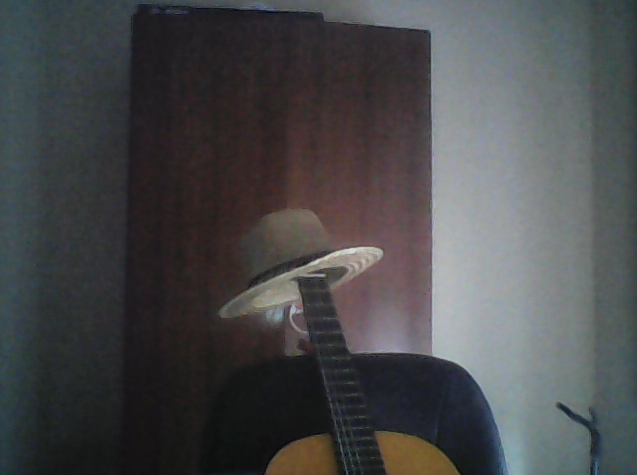
//> input picture tutorial_assigments/assigment_2/code/exer6/image_hist.png, 637 x 475 px, given in place of the camera
$ ./histNorm 3   (built with g++ and OpenCV 4)
//> lines starting //> are read from the running program, lines starting //| are printed output that depends on the picture; after the words box and inside, x2 and y2 are one past the last pixel; in counts of white or black regions, pixels touching at a corner belong together
#include "opencv2/opencv.hpp"
#include <opencv2/imgproc/imgproc.hpp>
#include <stdio.h>

using namespace cv;
using namespace std;

void show_histogram(string const& name, Mat1b const& image)
{
    // Set histogram bins count
    int bins = 256;
    int histSize = 256;
    // Set ranges for histogram bins
    float lranges[] = {0, 256};
    const float* ranges[] = {lranges};
    // create matrix for histogram
    Mat hist;
    int channels[] = {0};

    // create matrix for histogram visualization
    int const hist_height = 256;
    Mat3b hist_image = Mat3b::zeros(hist_height, bins);

    calcHist(&image, 1, channels, Mat(), hist, 1, &histSize, ranges, true, false);

    int hist_w = 512; int hist_h = 400;
    int bin_w = cvRound( (double) hist_w/histSize );

    Mat histImage( hist_h, hist_w, CV_8UC3, Scalar( 0,0,0) );

    normalize(hist, hist, 0, histImage.rows, NORM_MINMAX, -1, Mat());

    double max_val=0;
    minMaxLoc(hist, 0, &max_val);

    // visualize each bin
    for(int b = 0; b < bins; b++) {
        float const binVal = hist.at<float>(b);
        int   const height = cvRound(binVal*hist_height/max_val);
        cv::line
            ( hist_image
            , Point(b, hist_height-height), Point(b, hist_height)
            , Scalar::all(255)
            );
    }
    namedWindow(name, WINDOW_AUTOSIZE );
    imshow(name, hist_image);

}
int main(int, char* argv[])
{
  //  Mat edges;

    VideoCapture cap(0); // open the default camera
    if(!cap.isOpened())  // check if we succeeded
        return -1;

    Mat edges;
    Mat frame;
    namedWindow("edges",1);
    for(;;)
    {
        cap >> frame; // get a new frame from camera
//> frame is the input picture: 475 rows x 637 cols, CV_8UC3; mean B, G, R 74.5, 73.4, 72.6
        cvtColor(frame, edges, COLOR_RGB2GRAY);
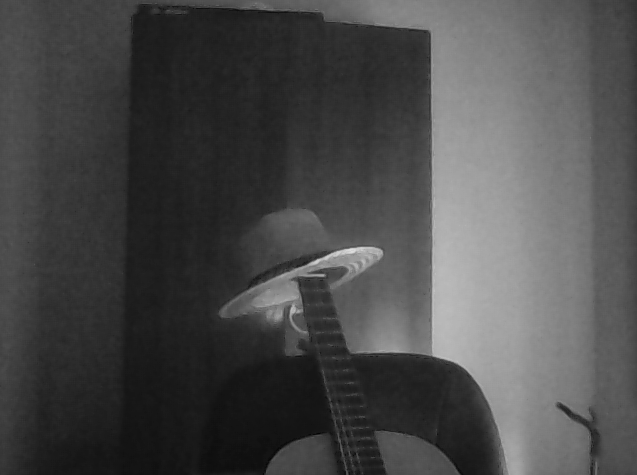
//> edges: 475 rows x 637 cols, CV_8UC1; min 3, max 222, mean 73.6

         /// Separate the image in 3 places ( B, G and R )


    if(atoi(argv[1])==1){
      vector<Mat> bgr_planes;
      split( frame, bgr_planes );

      /// Establish the number of bins
      int histSize = 256;

      /// Set the ranges ( for B,G,R) )
      float range[] = { 0, 256 } ;
      const float* histRange = { range };

      bool uniform = true; bool accumulate = false;

      Mat b_hist, g_hist, r_hist;

      /// Compute the histograms:
      calcHist( &bgr_planes[0], 1, 0, Mat(), b_hist, 1, &histSize, &histRange, uniform, accumulate );
      calcHist( &bgr_planes[1], 1, 0, Mat(), g_hist, 1, &histSize, &histRange, uniform, accumulate );
      calcHist( &bgr_planes[2], 1, 0, Mat(), r_hist, 1, &histSize, &histRange, uniform, accumulate );

      // Draw the histograms for B, G and R
      int hist_w = 512; int hist_h = 400;
      int bin_w = cvRound( (double) hist_w/histSize );

      Mat histImage( hist_h, hist_w, CV_8UC3, Scalar( 0,0,0) );

      /// Normalize the result to [ 0, histImage.rows ]
      normalize(b_hist, b_hist, 0, histImage.rows, NORM_MINMAX, -1, Mat() );
      normalize(g_hist, g_hist, 0, histImage.rows, NORM_MINMAX, -1, Mat() );
      normalize(r_hist, r_hist, 0, histImage.rows, NORM_MINMAX, -1, Mat() );

      /// Draw for each channel
      for( int i = 1; i < histSize; i++ )
      {
          line( histImage, Point( bin_w*(i-1), hist_h - cvRound(b_hist.at<float>(i-1)) ) ,
                           Point( bin_w*(i), hist_h - cvRound(b_hist.at<float>(i)) ),
                           Scalar( 255, 0, 0), 2, 8, 0  );
          line( histImage, Point( bin_w*(i-1), hist_h - cvRound(g_hist.at<float>(i-1)) ) ,
                           Point( bin_w*(i), hist_h - cvRound(g_hist.at<float>(i)) ),
                           Scalar( 0, 255, 0), 2, 8, 0  );
          line( histImage, Point( bin_w*(i-1), hist_h - cvRound(r_hist.at<float>(i-1)) ) ,
                           Point( bin_w*(i), hist_h - cvRound(r_hist.at<float>(i)) ),
                           Scalar( 0, 0, 255), 2, 8, 0  );
      }

    /// Display
    namedWindow("calcHist Demo", WINDOW_AUTOSIZE );
    imshow("calcHist Demo", histImage );

    imshow("edges", frame);

    }else{
  //     split( edges, bgr_planes );
      //namedWindow("edges",1);
      show_histogram("hist",edges);
//> in show_histogram, `calcHist(&image, 1, channels, Mat(), hist, 1, &histSize, ranges, true,..`: hist = 256 values, max 6431 at index 33, min 0 at index 0, mean 1181.9
//> in show_histogram, `normalize(hist, hist, 0, histImage.rows, NORM_MINMAX, -1, Mat());`: hist = 256 values, max 400 at index 33, min 0 at index 0, mean 73.51
//> in show_histogram, `minMaxLoc(hist, 0, &max_val);`: max_val = 400
//> the loop in show_histogram, `for(int b = 0; b < bins; b++)` made 256 passes
//> (binVal, height) on passes 1 to 3: (0, 0), (0, 0), (0, 0)
//> after the loop in show_histogram, `for(int b = 0; b < bins; b++)`:
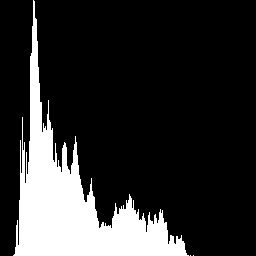
//> hist_image: 256 rows x 256 cols, CV_8UC3; 18.4% white; 3 white regions (2 under 20 px), largest, box (x1, y1, x2, y2) and area: (13, 0, 189, 256) 12028
      imshow("edges", edges );

    }


      //  imshow("edges", edges);

      //  imshow("edges", edges);
        if(waitKey(30) >= 0) break;
//> the Esc key is pressed
    }
    // the camera will be deinitialized automatically in VideoCapture destructor
    return 0;
}
